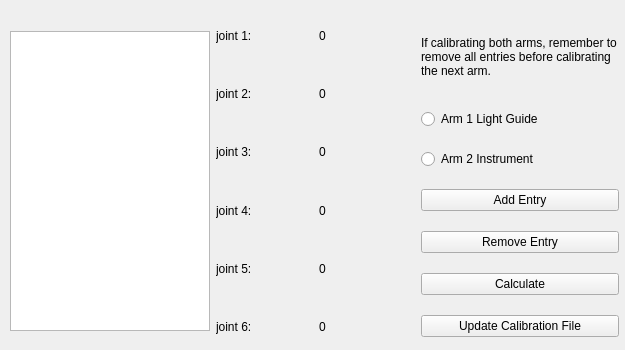
<?xml version="1.0" encoding="UTF-8"?>
<ui version="4.0">
 <class>EndEffectorCalibrationUI</class>
 <widget class="QWidget" name="EndEffectorCalibrationUI">
  <property name="geometry">
   <rect>
    <x>0</x>
    <y>0</y>
    <width>625</width>
    <height>350</height>
   </rect>
  </property>
  <property name="windowTitle">
   <string>End Effector Calibration UI</string>
  </property>
  <widget class="QWidget" name="horizontalLayoutWidget">
   <property name="geometry">
    <rect>
     <x>10</x>
     <y>10</y>
     <width>609</width>
     <height>343</height>
    </rect>
   </property>
   <layout class="QHBoxLayout" name="horizontalLayout">
    <item>
     <widget class="QListWidget" name="poseListWidget">
      <property name="minimumSize">
       <size>
        <width>200</width>
        <height>300</height>
       </size>
      </property>
      <property name="maximumSize">
       <size>
        <width>200</width>
        <height>300</height>
       </size>
      </property>
     </widget>
    </item>
    <item>
     <layout class="QGridLayout" name="gridLayout">
      <item row="4" column="0">
       <widget class="QLabel" name="jointLabel_5">
        <property name="text">
         <string>joint 5:</string>
        </property>
       </widget>
      </item>
      <item row="1" column="1">
       <widget class="QLabel" name="jointDisplay_2">
        <property name="text">
         <string>0</string>
        </property>
       </widget>
      </item>
      <item row="3" column="0">
       <widget class="QLabel" name="jointLabel_4">
        <property name="text">
         <string>joint 4:</string>
        </property>
       </widget>
      </item>
      <item row="2" column="1">
       <widget class="QLabel" name="jointDisplay_3">
        <property name="text">
         <string>0</string>
        </property>
       </widget>
      </item>
      <item row="5" column="0">
       <widget class="QLabel" name="jointLabel_6">
        <property name="text">
         <string>joint 6:</string>
        </property>
       </widget>
      </item>
      <item row="1" column="0">
       <widget class="QLabel" name="jointLabel_2">
        <property name="text">
         <string>joint 2:</string>
        </property>
       </widget>
      </item>
      <item row="2" column="0">
       <widget class="QLabel" name="jointLabel_3">
        <property name="text">
         <string>joint 3:</string>
        </property>
       </widget>
      </item>
      <item row="0" column="0">
       <widget class="QLabel" name="jointLabel_1">
        <property name="text">
         <string>joint 1:</string>
        </property>
       </widget>
      </item>
      <item row="5" column="1">
       <widget class="QLabel" name="jointDisplay_6">
        <property name="text">
         <string>0</string>
        </property>
       </widget>
      </item>
      <item row="4" column="1">
       <widget class="QLabel" name="jointDisplay_5">
        <property name="text">
         <string>0</string>
        </property>
       </widget>
      </item>
      <item row="0" column="1">
       <widget class="QLabel" name="jointDisplay_1">
        <property name="text">
         <string>0</string>
        </property>
       </widget>
      </item>
      <item row="3" column="1">
       <widget class="QLabel" name="jointDisplay_4">
        <property name="text">
         <string>0</string>
        </property>
       </widget>
      </item>
     </layout>
    </item>
    <item>
     <layout class="QVBoxLayout" name="verticalLayout">
      <property name="spacing">
       <number>6</number>
      </property>
      <item>
       <widget class="QLabel" name="label">
        <property name="maximumSize">
         <size>
          <width>225</width>
          <height>65</height>
         </size>
        </property>
        <property name="text">
         <string>If calibrating both arms, remember to remove all entries before calibrating the next arm. </string>
        </property>
        <property name="scaledContents">
         <bool>false</bool>
        </property>
        <property name="wordWrap">
         <bool>true</bool>
        </property>
        <property name="indent">
         <number>-1</number>
        </property>
       </widget>
      </item>
      <item>
       <widget class="QRadioButton" name="arm1Button">
        <property name="text">
         <string>Arm 1 Light Guide</string>
        </property>
       </widget>
      </item>
      <item>
       <widget class="QRadioButton" name="arm2Button">
        <property name="text">
         <string>Arm 2 Instrument</string>
        </property>
       </widget>
      </item>
      <item>
       <widget class="QPushButton" name="addButton">
        <property name="text">
         <string>Add Entry</string>
        </property>
       </widget>
      </item>
      <item>
       <widget class="QPushButton" name="removeButton">
        <property name="text">
         <string>Remove Entry</string>
        </property>
       </widget>
      </item>
      <item>
       <widget class="QPushButton" name="calculateButton">
        <property name="text">
         <string>Calculate</string>
        </property>
       </widget>
      </item>
      <item>
       <widget class="QPushButton" name="updateCalibrationFileButton">
        <property name="text">
         <string>Update Calibration File</string>
        </property>
       </widget>
      </item>
     </layout>
    </item>
   </layout>
  </widget>
 </widget>
 <resources/>
 <connections/>
</ui>
